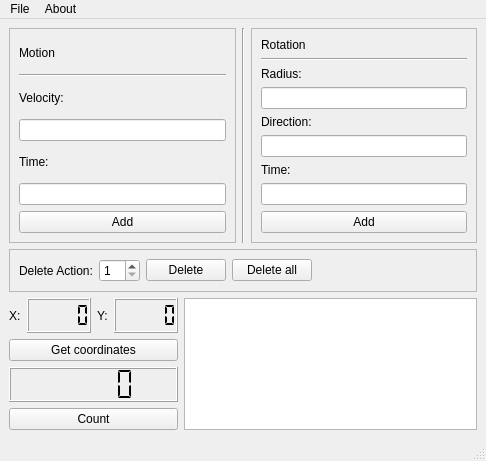
<?xml version="1.0" encoding="UTF-8"?>
<ui version="4.0">
 <class>MainWindow</class>
 <widget class="QMainWindow" name="MainWindow">
  <property name="geometry">
   <rect>
    <x>0</x>
    <y>0</y>
    <width>486</width>
    <height>461</height>
   </rect>
  </property>
  <property name="windowTitle">
   <string>MainWindow</string>
  </property>
  <widget class="QWidget" name="centralwidget">
   <layout class="QVBoxLayout" name="verticalLayout_4">
    <item>
     <layout class="QHBoxLayout" name="horizontalLayout">
      <item>
       <widget class="QFrame" name="frame">
        <property name="frameShape">
         <enum>QFrame::StyledPanel</enum>
        </property>
        <property name="frameShadow">
         <enum>QFrame::Raised</enum>
        </property>
        <layout class="QVBoxLayout" name="verticalLayout">
         <item>
          <widget class="QLabel" name="label">
           <property name="text">
            <string>Motion</string>
           </property>
          </widget>
         </item>
         <item>
          <widget class="Line" name="line">
           <property name="orientation">
            <enum>Qt::Horizontal</enum>
           </property>
          </widget>
         </item>
         <item>
          <widget class="QLabel" name="label_2">
           <property name="text">
            <string>Velocity:</string>
           </property>
          </widget>
         </item>
         <item>
          <widget class="QLineEdit" name="line_vel"/>
         </item>
         <item>
          <widget class="QLabel" name="label_3">
           <property name="text">
            <string>Time:</string>
           </property>
          </widget>
         </item>
         <item>
          <widget class="QLineEdit" name="line_mtime"/>
         </item>
         <item>
          <widget class="QPushButton" name="but_madd">
           <property name="cursor">
            <cursorShape>PointingHandCursor</cursorShape>
           </property>
           <property name="text">
            <string>Add</string>
           </property>
          </widget>
         </item>
        </layout>
       </widget>
      </item>
      <item>
       <widget class="Line" name="line_3">
        <property name="orientation">
         <enum>Qt::Vertical</enum>
        </property>
       </widget>
      </item>
      <item>
       <widget class="QFrame" name="frame_2">
        <property name="frameShape">
         <enum>QFrame::StyledPanel</enum>
        </property>
        <property name="frameShadow">
         <enum>QFrame::Raised</enum>
        </property>
        <layout class="QVBoxLayout" name="verticalLayout_2">
         <item>
          <widget class="QLabel" name="label_4">
           <property name="text">
            <string>Rotation</string>
           </property>
          </widget>
         </item>
         <item>
          <widget class="Line" name="line_2">
           <property name="orientation">
            <enum>Qt::Horizontal</enum>
           </property>
          </widget>
         </item>
         <item>
          <widget class="QLabel" name="label_5">
           <property name="text">
            <string>Radius:</string>
           </property>
          </widget>
         </item>
         <item>
          <widget class="QLineEdit" name="line_rad"/>
         </item>
         <item>
          <widget class="QLabel" name="label_6">
           <property name="text">
            <string>Direction:</string>
           </property>
          </widget>
         </item>
         <item>
          <widget class="QLineEdit" name="line_dir"/>
         </item>
         <item>
          <widget class="QLabel" name="label_7">
           <property name="text">
            <string>Time:</string>
           </property>
          </widget>
         </item>
         <item>
          <widget class="QLineEdit" name="line_rtime"/>
         </item>
         <item>
          <widget class="QPushButton" name="but_radd">
           <property name="cursor">
            <cursorShape>PointingHandCursor</cursorShape>
           </property>
           <property name="text">
            <string>Add</string>
           </property>
          </widget>
         </item>
        </layout>
       </widget>
      </item>
     </layout>
    </item>
    <item>
     <widget class="QFrame" name="frame_3">
      <property name="frameShape">
       <enum>QFrame::StyledPanel</enum>
      </property>
      <property name="frameShadow">
       <enum>QFrame::Raised</enum>
      </property>
      <layout class="QHBoxLayout" name="horizontalLayout_2">
       <item>
        <widget class="QLabel" name="label_8">
         <property name="text">
          <string>Delete Action:</string>
         </property>
        </widget>
       </item>
       <item>
        <widget class="QSpinBox" name="spin_box">
         <property name="cursor">
          <cursorShape>PointingHandCursor</cursorShape>
         </property>
         <property name="minimum">
          <number>1</number>
         </property>
        </widget>
       </item>
       <item>
        <widget class="QPushButton" name="but_del">
         <property name="cursor">
          <cursorShape>PointingHandCursor</cursorShape>
         </property>
         <property name="text">
          <string>Delete</string>
         </property>
        </widget>
       </item>
       <item>
        <widget class="QPushButton" name="but_del_all">
         <property name="cursor">
          <cursorShape>PointingHandCursor</cursorShape>
         </property>
         <property name="text">
          <string>Delete all</string>
         </property>
        </widget>
       </item>
       <item>
        <spacer name="horizontalSpacer">
         <property name="orientation">
          <enum>Qt::Horizontal</enum>
         </property>
         <property name="sizeHint" stdset="0">
          <size>
           <width>239</width>
           <height>20</height>
          </size>
         </property>
        </spacer>
       </item>
      </layout>
     </widget>
    </item>
    <item>
     <spacer name="verticalSpacer">
      <property name="orientation">
       <enum>Qt::Vertical</enum>
      </property>
      <property name="sizeHint" stdset="0">
       <size>
        <width>20</width>
        <height>40</height>
       </size>
      </property>
     </spacer>
    </item>
    <item>
     <layout class="QHBoxLayout" name="horizontalLayout_5">
      <item>
       <layout class="QVBoxLayout" name="verticalLayout_3">
        <item>
         <layout class="QHBoxLayout" name="horizontalLayout_3">
          <item>
           <widget class="QLabel" name="label_9">
            <property name="text">
             <string>X:</string>
            </property>
           </widget>
          </item>
          <item>
           <widget class="QLCDNumber" name="lcd_x">
            <property name="digitCount">
             <number>5</number>
            </property>
            <property name="segmentStyle">
             <enum>QLCDNumber::Flat</enum>
            </property>
           </widget>
          </item>
          <item>
           <widget class="QLabel" name="label_10">
            <property name="text">
             <string>Y:</string>
            </property>
           </widget>
          </item>
          <item>
           <widget class="QLCDNumber" name="lcd_y">
            <property name="digitCount">
             <number>5</number>
            </property>
            <property name="segmentStyle">
             <enum>QLCDNumber::Flat</enum>
            </property>
           </widget>
          </item>
         </layout>
        </item>
        <item>
         <layout class="QHBoxLayout" name="horizontalLayout_4">
          <item>
           <widget class="QPushButton" name="but_get">
            <property name="cursor">
             <cursorShape>PointingHandCursor</cursorShape>
            </property>
            <property name="text">
             <string>Get coordinates</string>
            </property>
           </widget>
          </item>
         </layout>
        </item>
        <item>
         <widget class="QLCDNumber" name="lcd_count">
          <property name="frameShape">
           <enum>QFrame::Box</enum>
          </property>
          <property name="frameShadow">
           <enum>QFrame::Raised</enum>
          </property>
          <property name="lineWidth">
           <number>1</number>
          </property>
          <property name="midLineWidth">
           <number>0</number>
          </property>
          <property name="digitCount">
           <number>5</number>
          </property>
          <property name="segmentStyle">
           <enum>QLCDNumber::Flat</enum>
          </property>
         </widget>
        </item>
        <item>
         <widget class="QPushButton" name="but_count">
          <property name="cursor">
           <cursorShape>PointingHandCursor</cursorShape>
          </property>
          <property name="text">
           <string>Count</string>
          </property>
         </widget>
        </item>
       </layout>
      </item>
      <item>
       <widget class="QTextEdit" name="text_edit"/>
      </item>
     </layout>
    </item>
    <item>
     <spacer name="verticalSpacer_2">
      <property name="orientation">
       <enum>Qt::Vertical</enum>
      </property>
      <property name="sizeHint" stdset="0">
       <size>
        <width>20</width>
        <height>40</height>
       </size>
      </property>
     </spacer>
    </item>
   </layout>
  </widget>
  <widget class="QMenuBar" name="menubar">
   <property name="geometry">
    <rect>
     <x>0</x>
     <y>0</y>
     <width>486</width>
     <height>21</height>
    </rect>
   </property>
   <widget class="QMenu" name="menuFile">
    <property name="title">
     <string>File</string>
    </property>
    <addaction name="new_file"/>
    <addaction name="open_file"/>
    <addaction name="separator"/>
    <addaction name="save_file"/>
    <addaction name="save_file_as"/>
   </widget>
   <widget class="QMenu" name="menuAbout">
    <property name="title">
     <string>About</string>
    </property>
    <addaction name="about"/>
    <addaction name="author"/>
   </widget>
   <addaction name="menuFile"/>
   <addaction name="menuAbout"/>
  </widget>
  <widget class="QStatusBar" name="statusbar"/>
  <action name="new_file">
   <property name="text">
    <string>New</string>
   </property>
  </action>
  <action name="open_file">
   <property name="text">
    <string>Open</string>
   </property>
  </action>
  <action name="save_file">
   <property name="text">
    <string>Save</string>
   </property>
  </action>
  <action name="save_file_as">
   <property name="text">
    <string>Save As...</string>
   </property>
  </action>
  <action name="about">
   <property name="text">
    <string>What's this?</string>
   </property>
  </action>
  <action name="author">
   <property name="text">
    <string>Author</string>
   </property>
  </action>
 </widget>
 <resources/>
 <connections/>
</ui>
